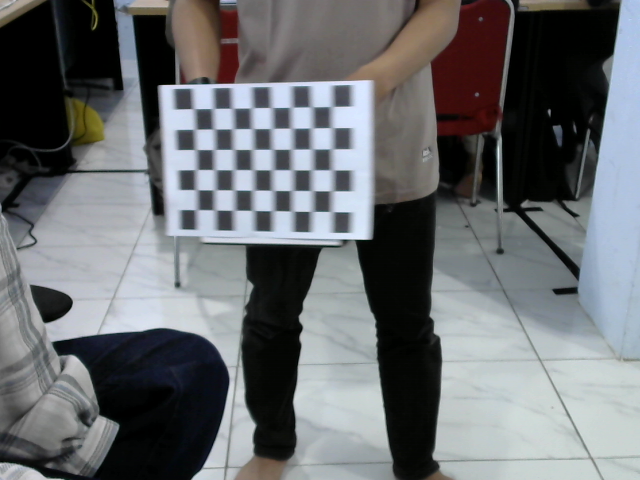
#> input picture kalibr_data/images_webcam/webcam_000.png, 640 x 480 px; its folder holds 4 pictures in this run
$ python cek_pose.py
#> lines starting #> are read from the running program, lines starting #| are printed output that depends on the picture
import cv2, glob, os
import numpy as np
import matplotlib
matplotlib.use('TkAgg')
import matplotlib.pyplot as plt

IMAGE_DIR    = "/home/syar/data/turtlebot/kalibr_data/images_webcam"
CHECKERBOARD = (8, 5)
criteria = (cv2.TERM_CRITERIA_EPS + cv2.TERM_CRITERIA_MAX_ITER, 30, 0.001)

images  = sorted(glob.glob(os.path.join(IMAGE_DIR, "*.png")))
centers = []

for fname in images:
    img  = cv2.imread(fname)
#> img is the input picture: shape (480, 640, 3); mean B, G, R 111.5, 108.6, 105.8
    gray = cv2.cvtColor(img, cv2.COLOR_BGR2GRAY)
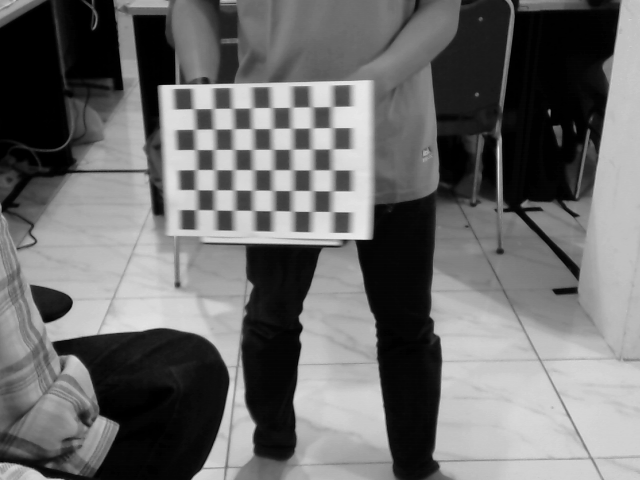
#> gray: shape (480, 640); min 0, max 235, mean 108.1
    ret, corners = cv2.findChessboardCorners(gray, CHECKERBOARD,
        cv2.CALIB_CB_ADAPTIVE_THRESH + cv2.CALIB_CB_FAST_CHECK)
#> ret = False; corners = None
    if ret:
        corners2 = cv2.cornerSubPix(gray, corners, (11,11), (-1,-1), criteria)
        cx = np.mean(corners2[:,:,0])
        cy = np.mean(corners2[:,:,1])
        centers.append((cx, cy))
#> pass 2 of the loop `for fname in images:`:
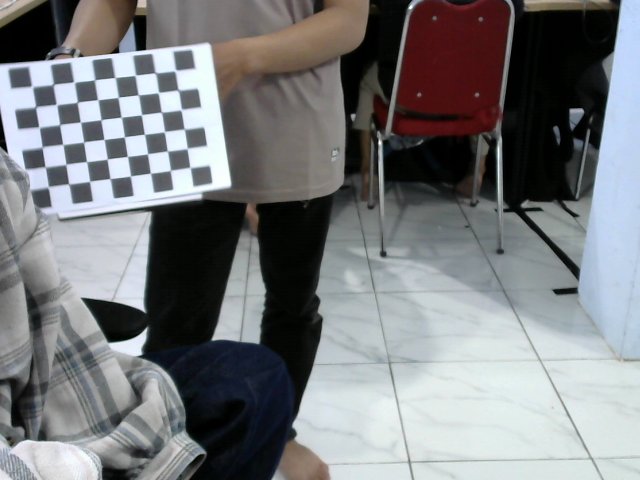
#> input picture kalibr_data/images_webcam/webcam_001.png, 640 x 480 px
#> img is the input picture: shape (480, 640, 3); mean B, G, R 125.1, 122.8, 120.9
#> `gray = cv2.cvtColor(img, cv2.COLOR_BGR2GRAY)`:
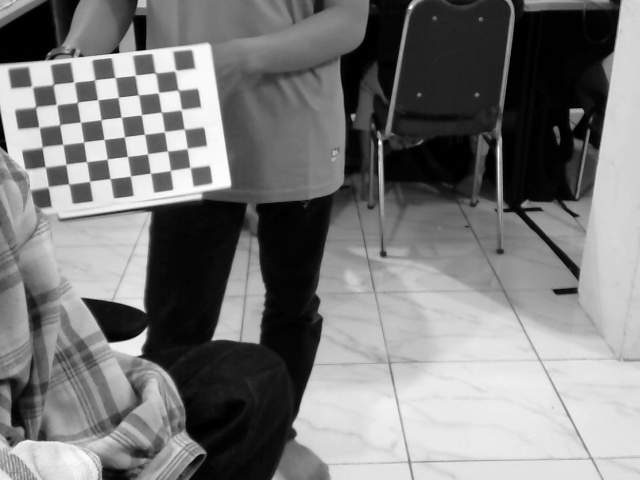
#> gray: shape (480, 640); min 0, max 255, mean 122.5
#> ret = True; corners = 40 rows, first 8: [31.49, 85.51], [53.31, 84.12], [73.64, 81.61], [94.44, 79.79], [114.8, 77.41], [135.4, 75.04], [154.7, 72.88], [168, 79]
#> corners2 = 40 rows, first 8: [32.12, 86.57], [53.18, 84.52], [74.02, 82.12], [94.59, 79.86], [115.1, 77.51], [135.3, 75.32], [155.4, 72.84], [175.3, 70.64]
#> cx = 110.6
#> cy = 118.3
#> pass 3 of the loop `for fname in images:`:
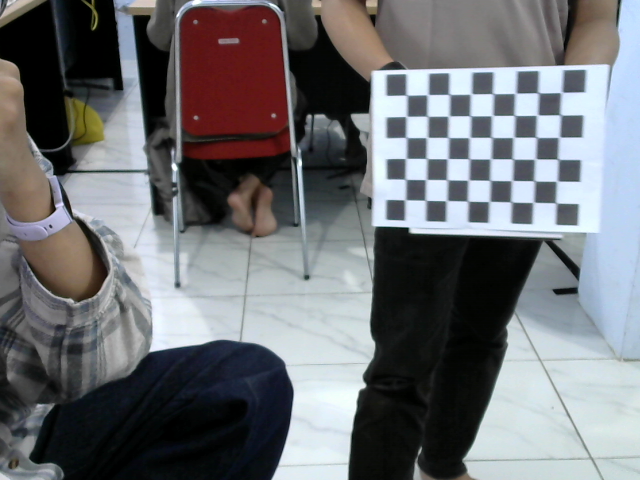
#> input picture kalibr_data/images_webcam/webcam_002.png, 640 x 480 px
#> img is the input picture: shape (480, 640, 3); mean B, G, R 115.2, 111.6, 109.8
#> `gray = cv2.cvtColor(img, cv2.COLOR_BGR2GRAY)`:
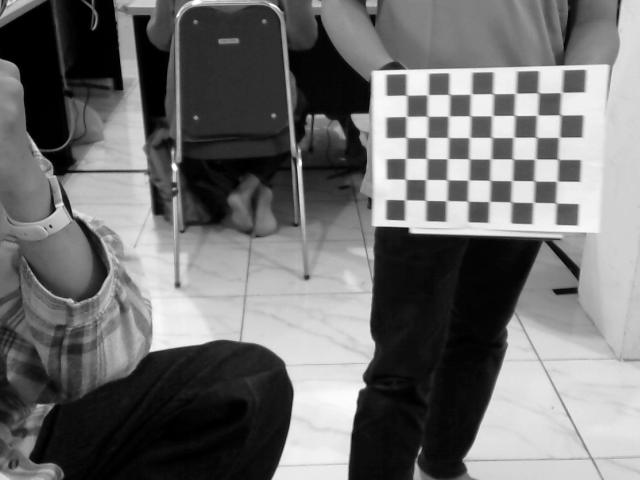
#> gray: shape (480, 640); min 0, max 255, mean 111.4
#> ret = False; corners = None
#> the loop made 4 passes; the first 3 are shown

centers = np.array(centers)
fig, ax = plt.subplots(figsize=(7, 5))
ax.scatter(centers[:,0], centers[:,1], c='red', s=60, alpha=0.7)
ax.set_xlim(0, 640); ax.set_ylim(480, 0)
ax.set_xlabel("X pixel"); ax.set_ylabel("Y pixel")
ax.set_title(f"Distribusi pusat checkerboard ({len(centers)} frame)\nIdeal: menyebar ke seluruh area frame")
ax.axhline(240, color='gray', linestyle='--', alpha=0.4)
ax.axvline(320, color='gray', linestyle='--', alpha=0.4)
# Bagi frame jadi 3x3 grid, hitung distribusi
grid_count = np.zeros((3,3), int)
for cx, cy in centers:
    col = min(int(cx / (640/3)), 2)
    row = min(int(cy / (480/3)), 2)
    grid_count[row, col] += 1
print("\nDistribusi per zona (3x3 grid):")
print(f"  {grid_count[0]}")
print(f"  {grid_count[1]}")
print(f"  {grid_count[2]}")
print("\nIdeal: setiap zona ada minimal 2-3 foto")
plt.tight_layout()
plt.savefig("/home/syar/pose_distribution.png")
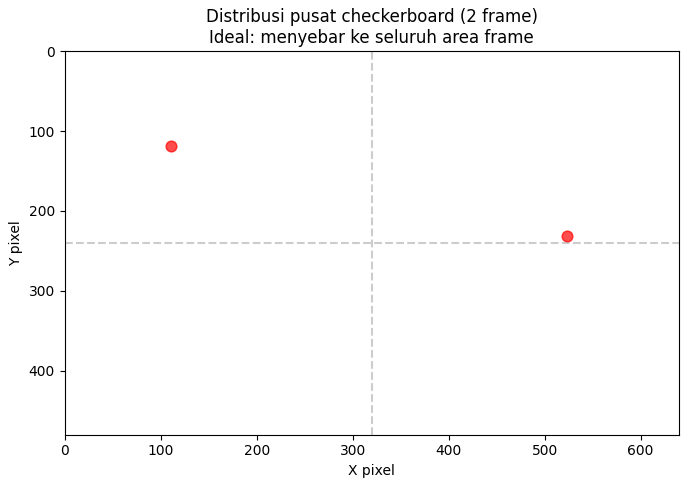
#> figure drawn by matplotlib, 1 panel
plt.show()
print("\nGambar disimpan ke ~/pose_distribution.png")
